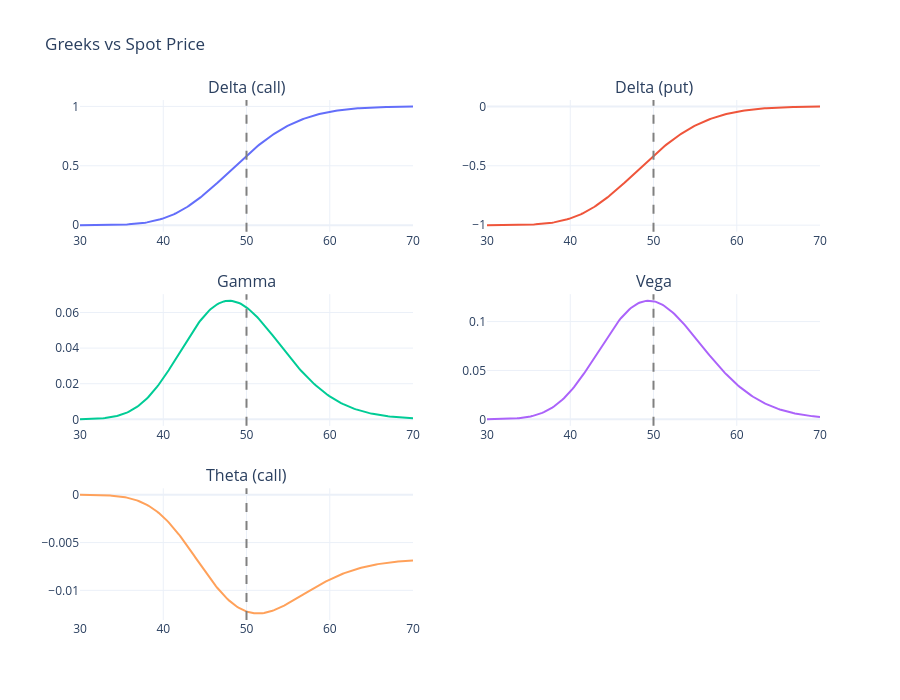

Source (notebook cell):
### Markdown cell above
### Greeks vs spot

How each Greek evolves as the spot price moves.

### Code cell
greek_fns = {
    "Delta (call)": lambda s: delta_call(s, K, R, T, SIGMA),
    "Delta (put)":  lambda s: delta_put(s, K, R, T, SIGMA),
    "Gamma":        lambda s: gamma(s, K, R, T, SIGMA),
    "Vega":         lambda s: vega(s, K, R, T, SIGMA),
    "Theta (call)": lambda s: theta_call(s, K, R, T, SIGMA),
}

colours = ["#636EFA", "#EF553B", "#00CC96", "#AB63FA", "#FFA15A"]

fig = make_subplots(
    rows=3, cols=2,
    subplot_titles=list(greek_fns.keys()),
    vertical_spacing=0.12,
    horizontal_spacing=0.1,
)

positions = [(1,1), (1,2), (2,1), (2,2), (3,1)]

for (name, fn), (row, col), colour in zip(greek_fns.items(), positions, colours):
    values = [fn(s) for s in spots]
    fig.add_trace(
        go.Scatter(x=spots, y=values, line=dict(color=colour, width=2), showlegend=False),
        row=row, col=col,
    )
    fig.add_vline(x=K, line_dash="dash", line_color="grey", row=row, col=col)

fig.update_layout(title="Greeks vs Spot Price", height=700, template="plotly_white")
fig.show()

### Figure 1 — Plotly figure (JSON) as saved in the notebook; plotly's stock layout.template omitted (floating-point values rounded to 4 significant figures; data arrays with more than 128 entries replaced by an {"elided": "..."} marker saying what was removed)
{"data": [{"line": {"color": "#636EFA", "width": 2}, "showlegend": false, "type": "scatter", "x": {"elided": "200 float values"}, "xaxis": "x", "y": {"elided": "200 float values"}, "yaxis": "y"}, {"line": {"color": "#EF553B", "width": 2}, "showlegend": false, "type": "scatter", "x": {"elided": "200 float values"}, "xaxis": "x2", "y": {"elided": "200 float values"}, "yaxis": "y2"}, {"line": {"color": "#00CC96", "width": 2}, "showlegend": false, "type": "scatter", "x": {"elided": "200 float values"}, "xaxis": "x3", "y": {"elided": "200 float values"}, "yaxis": "y3"}, {"line": {"color": "#AB63FA", "width": 2}, "showlegend": false, "type": "scatter", "x": {"elided": "200 float values"}, "xaxis": "x4", "y": {"elided": "200 float values"}, "yaxis": "y4"}, {"line": {"color": "#FFA15A", "width": 2}, "showlegend": false, "type": "scatter", "x": {"elided": "200 float values"}, "xaxis": "x5", "y": {"elided": "200 float values"}, "yaxis": "y5"}], "layout": {"annotations": [{"font": {"size": 16}, "showarrow": false, "text": "Delta (call)", "x": 0.225, "xanchor": "center", "xref": "paper", "y": 1, "yanchor": "bottom", "yref": "paper"}, {"font": {"size": 16}, "showarrow": false, "text": "Delta (put)", "x": 0.775, "xanchor": "center", "xref": "paper", "y": 1, "yanchor": "bottom", "yref": "paper"}, {"font": {"size": 16}, "showarrow": false, "text": "Gamma", "x": 0.225, "xanchor": "center", "xref": "paper", "y": 0.6267, "yanchor": "bottom", "yref": "paper"}, {"font": {"size": 16}, "showarrow": false, "text": "Vega", "x": 0.775, "xanchor": "center", "xref": "paper", "y": 0.6267, "yanchor": "bottom", "yref": "paper"}, {"font": {"size": 16}, "showarrow": false, "text": "Theta (call)", "x": 0.225, "xanchor": "center", "xref": "paper", "y": 0.2533, "yanchor": "bottom", "yref": "paper"}], "height": 700, "shapes": [{"line": {"color": "grey", "dash": "dash"}, "type": "line", "x0": 50, "x1": 50, "xref": "x", "y0": 0, "y1": 1, "yref": "y domain"}, {"line": {"color": "grey", "dash": "dash"}, "type": "line", "x0": 50, "x1": 50, "xref": "x2", "y0": 0, "y1": 1, "yref": "y2 domain"}, {"line": {"color": "grey", "dash": "dash"}, "type": "line", "x0": 50, "x1": 50, "xref": "x3", "y0": 0, "y1": 1, "yref": "y3 domain"}, {"line": {"color": "grey", "dash": "dash"}, "type": "line", "x0": 50, "x1": 50, "xref": "x4", "y0": 0, "y1": 1, "yref": "y4 domain"}, {"line": {"color": "grey", "dash": "dash"}, "type": "line", "x0": 50, "x1": 50, "xref": "x5", "y0": 0, "y1": 1, "yref": "y5 domain"}], "title": {"text": "Greeks vs Spot Price"}, "xaxis": {"anchor": "y", "domain": [0, 0.45]}, "xaxis2": {"anchor": "y2", "domain": [0.55, 1]}, "xaxis3": {"anchor": "y3", "domain": [0, 0.45]}, "xaxis4": {"anchor": "y4", "domain": [0.55, 1]}, "xaxis5": {"anchor": "y5", "domain": [0, 0.45]}, "xaxis6": {"anchor": "y6", "domain": [0.55, 1]}, "yaxis": {"anchor": "x", "domain": [0.7467, 1]}, "yaxis2": {"anchor": "x2", "domain": [0.7467, 1]}, "yaxis3": {"anchor": "x3", "domain": [0.3733, 0.6267]}, "yaxis4": {"anchor": "x4", "domain": [0.3733, 0.6267]}, "yaxis5": {"anchor": "x5", "domain": [0, 0.2533]}, "yaxis6": {"anchor": "x6", "domain": [0, 0.2533]}}}
